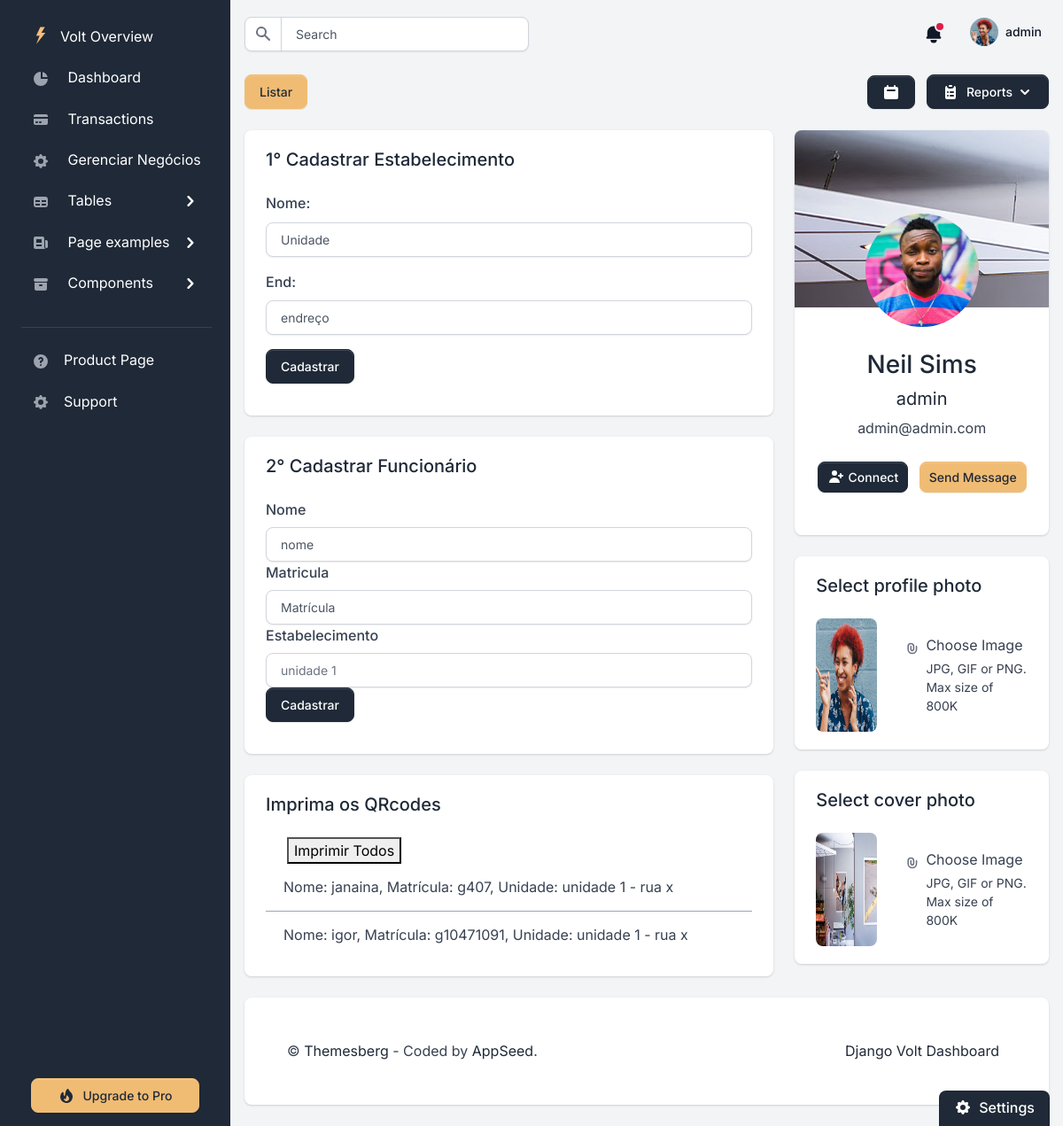
The page /create-funci/ (signed in) on the database as committed earlier.
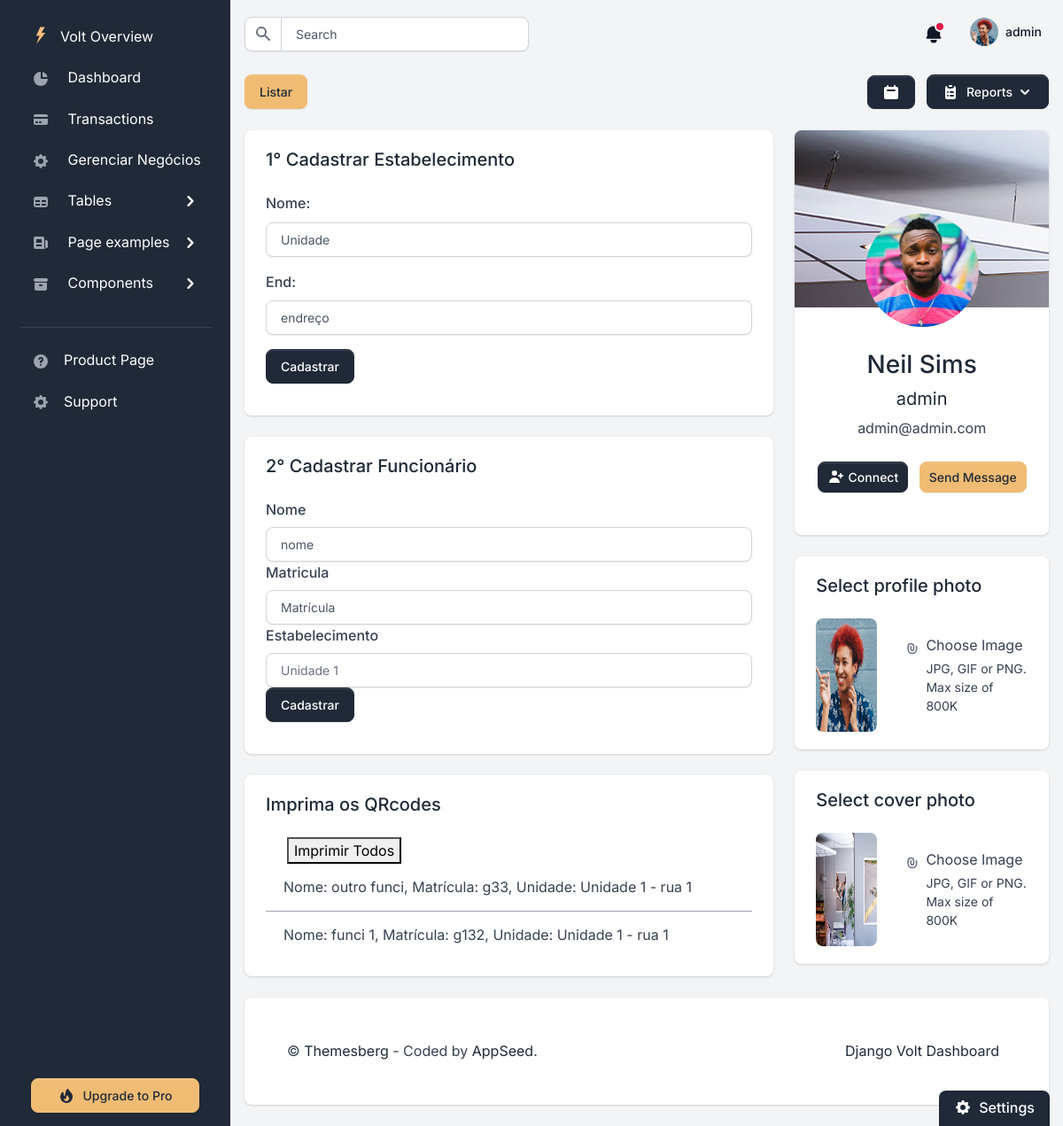
The same page on the database as committed later.
### authentication/models.py (models this page shows, shortened)
class CustomUser(AbstractUser):
    email = models.EmailField(unique=True)

### funcionario/models.py (models this page shows, shortened)
class Funcionario(models.Model):
    nome = models.CharField(max_length=150)
    qrcode = models.ImageField(blank=True, upload_to='qrcode')
    site = models.CharField(max_length=150, default='www.google.com.br/')
    codigo = models.CharField(max_length=300, blank=True)
    matricula = models.CharField(max_length=15,blank=True, unique=True)
    unidade = models.ForeignKey(Unidade, on_delete=models.CASCADE)
    usuario = models.ForeignKey(CustomUser, on_delete=models.CASCADE)
    total_avaliacoes = models.IntegerField(default=0)

### unidade/models.py (models this page shows)
class Unidade(models.Model):
    nome = models.CharField(max_length=100)
    end = models.CharField(max_length=100)
    usuario = models.ForeignKey(CustomUser, on_delete=models.CASCADE)
    def __str__(self) -> str:
        return f'{self.nome} - {self.end}'

### funcionario/views.py (the view, shortened to what this page needs)
# urls.py: path('create-funci/', AuthorCreateView.as_view(), name='create_funci'),
class AuthorCreateView(LoginRequiredMixin, FormView):
    form_class = NovoFunciForm
    success_url = reverse_lazy('create_funci')
    template_name = 'home/settings.html'
    def get_context_data(self, **kwargs):
        context = super().get_context_data(**kwargs)
        user = self.request.user
        autenticado = user.is_authenticated
        form_unidade = NovaUnidadeForm
        lista = Funcionario.objects.filter(usuario=user).order_by('-id')
        context['autenticado'] = autenticado
        context['funcionarios'] = lista
        context['msg'] = 'funcionou'
        context['form_unidade'] = form_unidade
        context['unidades'] = Unidade.objects.all().order_by('-id')
        return context

### templates/home/settings.html (shortened to what this page needs)
{% extends "layouts/base.html" %}
{% block content %}
    <div class="d-flex justify-content-between flex-wrap flex-md-nowrap align-items-center py-4">
        <div>
            <div class="dropdown">
                <a href="{%url 'dashboard'%}#funcionarios_table" class="btn btn-secondary d-inline-flex align-items-center me-2 dropdown-toggle">
                    Listar
                </a>
            </div>
        </div>
        <div>
            <button type="button" class="btn btn-gray-800 d-inline-flex align-items-center me-2">
                <svg class="icon icon-xs" fill="currentColor" viewBox="0 0 20 20" xmlns="http://www.w3.org/2000/svg"><path fill-rule="evenodd" d="M6 2a1 1 0 00-1 1v1H4a2 2 0 00-2 2v10a2 2 0 002 2h12a2 2 0 002-2V6a2 2 0 00-2-2h-1V3a1 1 0 10-2 0v1H7V3a1 1 0 00-1-1zm0 5a1 1 0 000 2h8a1 1 0 100-2H6z" clip-rule="evenodd"></path></svg>
            </button>
            <button class="btn btn-gray-800 d-inline-flex align-items-center dropdown-toggle" data-bs-toggle="dropdown" aria-haspopup="true" aria-expanded="false">
                Reports
                <svg class="icon icon-xs ms-1" fill="currentColor" viewBox="0 0 20 20" xmlns="http://www.w3.org/2000/svg"><path fill-rule="evenodd" d="M5.293 7.293a1 1 0 011.414 0L10 10.586l3.293-3.293a1 1 0 111.414 1.414l-4 4a1 1 0 01-1.414 0l-4-4a1 1 0 010-1.414z" clip-rule="evenodd"></path></svg>
            </button>
        </div>
    </div>
    <div class="row">
        <div class="col-12 col-xl-8">
            <div class="card card-body border-0 shadow mb-4">
                <h2 class="h5 mb-4">1° Cadastrar Estabelecimento</h2>
                <form action="" method="post" id="myform">
                    {{form_unidade.as_p}}
                    <input type="button" value="Cadastrar" id="save-button" class="btn btn-block btn-gray-800 mb-3" hx-post="{% url 'criar-unidade'%}" hx-trigger="click" hx-target="#unidades" hx-on:click="alert('Verifique seus Estabelecimentos no formulário de Funcionário logo abaixo!')">
                </form>
            </div>
            <div class="card card-body border-0 shadow mb-4">
                <h2 class="h5 mb-4">2° Cadastrar Funcionário</h2>
                <form action="" method="post" id="myform">
                    <label for="id_nome">{{form.nome.label}}
                    </label>
                    {{form.nome}}
                    <label for="id_matricula">{{form.matricula.label}}
                    </label>                    {{form.matricula}}
                    <label for="id_unidade">Estabelecimento
                    </label>
                    <select name="unidade" id="unidades" class="form-control">
                        {%include 'includes/unidades.html'%}
                    </select>
                    <input type="button" value="Cadastrar" id="save-button" class="btn btn-block btn-gray-800 mb-3" hx-post="{% url 'salvar_funci'%}" hx-trigger="click" hx-target="#conteudo">
                </form>
            </div>
            <div class="card card-body border-0 shadow mb-4 mb-xl-0">
                <h2 class="h5 mb-4">Imprima os QRcodes</h2>
                <div id="conteudo">
                    {% include 'includes/msg.html' %}
                </div>
            </div>
        </div>
        <div class="col-12 col-xl-4">
            <div class="row">
                <div class="col-12 mb-4">
                    <div class="card shadow border-0 text-center p-0">
                        <div class="card-body pb-5">
                            <img src="/static/assets/img/team/profile-picture-1.jpg" class="avatar-xl rounded-circle mx-auto mt-n7 mb-4" alt="Neil Portrait">
                            <h4 class="h3">
                                Neil Sims
                            </h4>
                            <h5 class="fw-normal">
                                {{ request.user.username }}
                            </h5>
                            <p class="text-gray mb-4">
                                {{ request.user.email }}
                            </p>
                            <a class="btn btn-sm btn-gray-800 d-inline-flex align-items-center me-2" href="#">
                                <svg class="icon icon-xs me-1" fill="currentColor" viewBox="0 0 20 20" xmlns="http://www.w3.org/2000/svg"><path d="M8 9a3 3 0 100-6 3 3 0 000 6zM8 11a6 6 0 016 6H2a6 6 0 016-6zM16 7a1 1 0 10-2 0v1h-1a1 1 0 100 2h1v1a1 1 0 102 0v-1h1a1 1 0 100-2h-1V7z"></path></svg>
                                Connect
                            </a>
                            <a class="btn btn-sm btn-secondary" href="#">Send Message</a>
                        </div>
                      </div>
                </div>
                <div class="col-12">
                    <div class="card card-body border-0 shadow mb-4">
                        <h2 class="h5 mb-4">Select profile photo</h2>
                        <div class="d-flex align-items-center">
                            <div class="me-3">
                                <img class="rounded avatar-xl" src="/static/assets/img/team/profile-picture-3.jpg" alt="change avatar">
                            </div>
                            <div class="file-field">
                                <div class="d-flex justify-content-xl-center ms-xl-3">
                                    <div class="d-flex">
                                        <svg class="icon text-gray-500 me-2" fill="currentColor" viewBox="0 0 20 20" xmlns="http://www.w3.org/2000/svg"><path fill-rule="evenodd" d="M8 4a3 3 0 00-3 3v4a5 5 0 0010 0V7a1 1 0 112 0v4a7 7 0 11-14 0V7a5 5 0 0110 0v4a3 3 0 11-6 0V7a1 1 0 012 0v4a1 1 0 102 0V7a3 3 0 00-3-3z" clip-rule="evenodd"></path></svg>
                                        <div class="d-md-block text-left">
                                            <div class="fw-normal text-dark mb-1">Choose Image</div>
                                            <div class="text-gray small">JPG, GIF or PNG. Max size of 800K</div>
                                        </div>
                                    </div>
                                </div>
                              </div>
                        </div>
                    </div>
                </div>
                <div class="col-12">
                    <div class="card card-body border-0 shadow">
                        <h2 class="h5 mb-4">Select cover photo</h2>
                        <div class="d-flex align-items-center">
                            <div class="me-3">
                                <img class="rounded avatar-xl" src="/static/assets/img/profile-cover.jpg" alt="change cover">
                            </div>
                            <div class="file-field">
                                <div class="d-flex justify-content-xl-center ms-xl-3">
                                    <div class="d-flex">
                                        <svg class="icon text-gray-500 me-2" fill="currentColor" viewBox="0 0 20 20" xmlns="http://www.w3.org/2000/svg"><path fill-rule="evenodd" d="M8 4a3 3 0 00-3 3v4a5 5 0 0010 0V7a1 1 0 112 0v4a7 7 0 11-14 0V7a5 5 0 0110 0v4a3 3 0 11-6 0V7a1 1 0 012 0v4a1 1 0 102 0V7a3 3 0 00-3-3z" clip-rule="evenodd"></path></svg>
                                        <div class="d-md-block text-left">
                                            <div class="fw-normal text-dark mb-1">Choose Image</div>
                                            <div class="text-gray small">JPG, GIF or PNG. Max size of 800K</div>
                                        </div>
                                    </div>
                                </div>
                              </div>
                        </div>
                    </div>
                </div>
            </div>
        </div>
    </div>
{% endblock content %}

### templates/includes/navigation.html (shortened to what this page needs)
<nav class="navbar navbar-top navbar-expand navbar-dashboard navbar-dark ps-0 pe-2 pb-0">
              <div class="container-fluid px-0">
                <div class="d-flex justify-content-between w-100" id="navbarSupportedContent">
                  <div class="d-flex align-items-center">
                    <form class="navbar-search form-inline" id="navbar-search-main">
                      <div class="input-group input-group-merge search-bar">
                          <span class="input-group-text" id="topbar-addon">
                          </span>
                          <input type="text" class="form-control" id="topbarInputIconLeft" placeholder="Search" aria-label="Search" aria-describedby="topbar-addon">
                      </div>
                    </form>
                  </div>
                  <ul class="navbar-nav align-items-center">
                    <li class="nav-item dropdown">
                      <a class="nav-link text-dark notification-bell unread dropdown-toggle" data-unread-notifications="true" href="#" role="button" data-bs-toggle="dropdown" data-bs-display="static" aria-expanded="false">
                        <svg class="icon icon-sm text-gray-900" fill="currentColor" viewBox="0 0 20 20" xmlns="http://www.w3.org/2000/svg"><path d="M10 2a6 6 0 00-6 6v3.586l-.707.707A1 1 0 004 14h12a1 1 0 00.707-1.707L16 11.586V8a6 6 0 00-6-6zM10 18a3 3 0 01-3-3h6a3 3 0 01-3 3z"></path></svg>
                      </a>
                    </li>
                    <li class="nav-item dropdown ms-lg-3">
                      <a class="nav-link dropdown-toggle pt-1 px-0" href="#" role="button" data-bs-toggle="dropdown" aria-expanded="false">
                        <div class="media d-flex align-items-center">
                          <img class="avatar rounded-circle" alt="Image placeholder" src="/static/assets/img/team/profile-picture-3.jpg">
                          <div class="media-body ms-2 text-dark align-items-center d-none d-lg-block">
                            <span class="mb-0 font-small fw-bold text-gray-900">
                              <strong>{{ request.user.username }}</strong>
                            </span>
                          </div>
                        </div>
                      </a>
                    </li>
                  </ul>
                </div>
              </div>
            </nav>

### templates/includes/msg.html (shortened to what this page needs)
<div class="container">
    <button onclick="printAll()"> Imprimir Todos</button>
</div>
<div class="accordion accordion-flush" id="accordionFlushExample">
    {% for funci in funcionarios %}
    <div class="accordion-item">
        <h2 class="accordion-header" id="flush-heading{{ funci.id }}">
            <button class="accordion-button collapsed" type="button" data-bs-toggle="collapse" data-bs-target="#flush-collapse{{ funci.id }}" aria-expanded="false" aria-controls="flush-collapse{{ funci.id }}">
                Nome: {{ funci.nome }}, Matrícula: {{funci.matricula}}, Unidade: {{funci.unidade}}
            </button>
        </h2>
    </div>
    {% endfor %}
</div>

Rows that differ between the two databases and show on the page:
removed Funcionario: nome "janaina", matricula "g407", unidade "unidade 1 - rua x"
removed Funcionario: nome "igor", matricula "g10471091", unidade "unidade 1 - rua x"
added Funcionario: nome "outro funci", matricula "g33", unidade "Unidade 1 - rua 1"
added Funcionario: nome "funci 1", matricula "g132", unidade "Unidade 1 - rua 1"
Other text that changed with them:
form field unidade: "unidade 1" → "Unidade 1"
